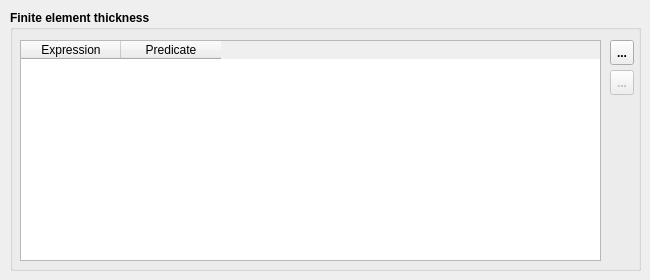
   <widget class="QWidget" name="tab_13">
    <attribute name="title">
     <string>Geometrical parameters</string>
    </attribute>
    <widget class="QGroupBox" name="gbThickness">
     <property name="geometry">
      <rect>
       <x>10</x>
       <y>10</y>
       <width>631</width>
       <height>261</height>
      </rect>
     </property>
     <property name="font">
      <font>
       <weight>75</weight>
       <bold>true</bold>
      </font>
     </property>
     <property name="title">
      <string>Finite element thickness</string>
     </property>
     <widget class="QTableWidget" name="twThickness">
      <property name="geometry">
       <rect>
        <x>10</x>
        <y>30</y>
        <width>581</width>
        <height>221</height>
       </rect>
      </property>
      <property name="font">
       <font>
        <weight>50</weight>
        <bold>false</bold>
       </font>
      </property>
      <column>
       <property name="text">
        <string>Expression</string>
       </property>
      </column>
      <column>
       <property name="text">
        <string>Predicate</string>
       </property>
      </column>
     </widget>
     <widget class="QToolButton" name="tbRemoveThickness">
      <property name="enabled">
       <bool>false</bool>
      </property>
      <property name="geometry">
       <rect>
        <x>600</x>
        <y>60</y>
        <width>24</width>
        <height>25</height>
       </rect>
      </property>
      <property name="toolTip">
       <string/>
      </property>
      <property name="statusTip">
       <string>Remove the current row</string>
      </property>
      <property name="text">
       <string>...</string>
      </property>
      <property name="icon">
       <iconset resource="QFEM.qrc">
        <normaloff>:/images/Del.png</normaloff>:/images/Del.png</iconset>
      </property>
     </widget>
     <widget class="QToolButton" name="tbAddThickness">
      <property name="geometry">
       <rect>
        <x>600</x>
        <y>30</y>
        <width>24</width>
        <height>25</height>
       </rect>
      </property>
      <property name="toolTip">
       <string/>
      </property>
      <property name="statusTip">
       <string>Add new row</string>
      </property>
      <property name="text">
       <string>...</string>
      </property>
      <property name="icon">
       <iconset resource="QFEM.qrc">
        <normaloff>:/images/Add.png</normaloff>:/images/Add.png</iconset>
      </property>
     </widget>
    </widget>
   </widget>
